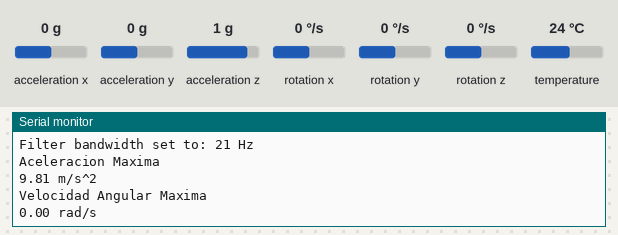
A sketch run on a simulated Arduino Leonardo, built with avr-gcc and run on an emulated ATmega32U4. Parts: the last lines printed to the serial monitor. Inputs (shaded band) come from the test bench; at power-on: acceleration x 0 g, rotation x 0 °/s, rotation y 0 °/s, acceleration y 0 g, acceleration z 1 g, rotation z 0 °/s, temperature 24 °C.

Above: at 1.3 s.
1.4 s: acceleration x set to 1.4 g
At 2.6 s:
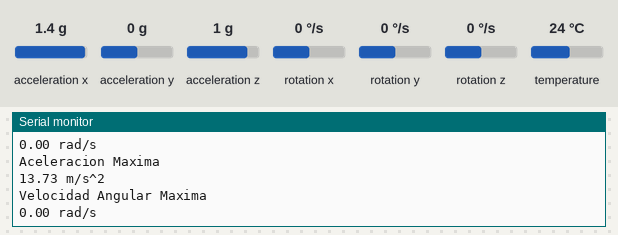
2.9 s: rotation x set to 100 °/s
At 3.7 s:
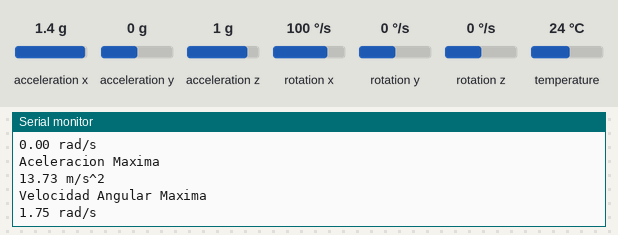
4.4 s: rotation y set to 192 °/s
At 4.9 s:
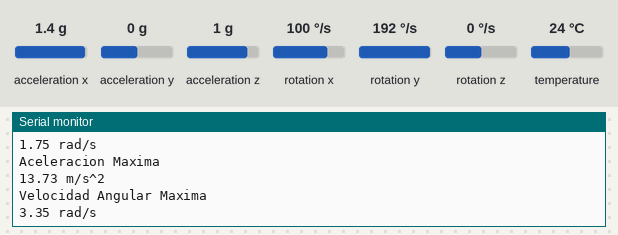
Timing chart, 0 to 7.4 s (numbered marks = the images above; inputs shaded):
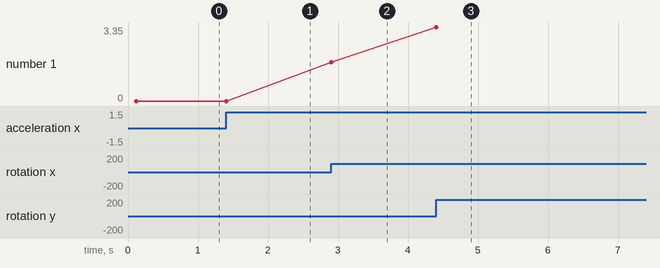

The sketch:

test_esfuerzo_aceleracion.ino
```cpp
#include <Adafruit_MPU6050.h>
#include <Adafruit_Sensor.h>
#include <Wire.h>
#include <SoftwareSerial.h>

#define ANTENA_RX           5
#define ANTENA_TX           6

/* creación de un puerto serie para Emisor de radiofrecuencia */
SoftwareSerial radioLink( ANTENA_TX , ANTENA_RX);

Adafruit_MPU6050 mpu;

float aceleracion_max = 0.0;
float velocidad_angular_max = 0.0;
bool cambio_datos = false;
bool en_depuracion = 0;

void setup(void) {
   /* inicializamos el puerto serie para el emisor RF */
  radioLink.begin(9600);

  Serial.begin(9600);
  while (!Serial)
    delay(10); // will pause Zero, Leonardo, etc until serial console opens

  Serial.println("Adafruit MPU6050 test!");

  // Try to initialize!
  if (!mpu.begin()) {
    Serial.println("Failed to find MPU6050 chip");
    while (1) {
      delay(10);
    }
  }
  Serial.println("MPU6050 Found!");

  mpu.setAccelerometerRange(MPU6050_RANGE_8_G);
  Serial.print("Accelerometer range set to: ");
  switch (mpu.getAccelerometerRange()) {
  case MPU6050_RANGE_2_G:
    Serial.println("+-2G");
    break;
  case MPU6050_RANGE_4_G:
    Serial.println("+-4G");
    break;
  case MPU6050_RANGE_8_G:
    Serial.println("+-8G");
    break;
  case MPU6050_RANGE_16_G:
    Serial.println("+-16G");
    break;
  }
  mpu.setGyroRange(MPU6050_RANGE_500_DEG);
  Serial.print("Gyro range set to: ");
  switch (mpu.getGyroRange()) {
  case MPU6050_RANGE_250_DEG:
    Serial.println("+- 250 deg/s");
    break;
  case MPU6050_RANGE_500_DEG:
    Serial.println("+- 500 deg/s");
    break;
  case MPU6050_RANGE_1000_DEG:
    Serial.println("+- 1000 deg/s");
    break;
  case MPU6050_RANGE_2000_DEG:
    Serial.println("+- 2000 deg/s");
    break;
  }

  mpu.setFilterBandwidth(MPU6050_BAND_21_HZ);
  Serial.print("Filter bandwidth set to: ");
  switch (mpu.getFilterBandwidth()) {
  case MPU6050_BAND_260_HZ:
    Serial.println("260 Hz");
    break;
  case MPU6050_BAND_184_HZ:
    Serial.println("184 Hz");
    break;
  case MPU6050_BAND_94_HZ:
    Serial.println("94 Hz");
    break;
  case MPU6050_BAND_44_HZ:
    Serial.println("44 Hz");
    break;
  case MPU6050_BAND_21_HZ:
    Serial.println("21 Hz");
    break;
  case MPU6050_BAND_10_HZ:
    Serial.println("10 Hz");
    break;
  case MPU6050_BAND_5_HZ:
    Serial.println("5 Hz");
    break;
  }

  Serial.println("");
  delay(100);
}

void loop() {

  /* Get new sensor events with the readings */
  sensors_event_t a, g, temp;
  mpu.getEvent(&a, &g, &temp);

  if (en_depuracion){
    /* Print out the values */
    Serial.print("Acceleration X: ");
    Serial.print(a.acceleration.x);
    Serial.print(", Y: ");
    Serial.print(a.acceleration.y);
    Serial.print(", Z: ");
    Serial.print(a.acceleration.z);
    Serial.println(" m/s^2");

    Serial.print("Rotation X: ");
    Serial.print(g.gyro.x);
    Serial.print(", Y: ");
    Serial.print(g.gyro.y);
    Serial.print(", Z: ");
    Serial.print(g.gyro.z);
    Serial.println(" rad/s");

    Serial.print("Temperature: ");
    Serial.print(temp.temperature);
    Serial.println(" degC");

    Serial.println("");
    delay(500);
  }


  if (a.acceleration.x > aceleracion_max){
    aceleracion_max = a.acceleration.x;
    cambio_datos = true;
  }
  if (a.acceleration.y > aceleracion_max){
    aceleracion_max = a.acceleration.y;
    cambio_datos = true;
  }
  if (a.acceleration.z > aceleracion_max){
    aceleracion_max = a.acceleration.z;
    cambio_datos = true;
  }
  if (g.gyro.x > velocidad_angular_max ){
    velocidad_angular_max = g.gyro.x;
    cambio_datos = true;
  }
  if (g.gyro.y > velocidad_angular_max ){
    velocidad_angular_max = g.gyro.y;
    cambio_datos = true;
  }
  if (g.gyro.z > velocidad_angular_max ){
    velocidad_angular_max = g.gyro.z;
    cambio_datos = true;
  }

  if(cambio_datos){
    Serial.println("Aceleracion Maxima ");
    Serial.print(aceleracion_max);
    Serial.println(" m/s^2");

    Serial.println("Velocidad Angular Maxima ");
    Serial.print(velocidad_angular_max);
    Serial.println(" rad/s");
    Serial.println("");
    Serial.println("");

    radioLink.println("Aceleracion Maxima ");
    radioLink.print(aceleracion_max);
    radioLink.println(" m/s^2");

    radioLink.println("Velocidad Angular Maxima ");
    radioLink.print(velocidad_angular_max);
    radioLink.println(" rad/s");
    radioLink.println("");
    radioLink.println("");
    cambio_datos = false;
  }

}
```

Measured:
- after the input at 1.4 s, the serial monitor: prints a new line at once (image 1)
- after the input at 2.9 s, the serial monitor: prints a new line at once (image 2)
- after the input at 4.4 s, the serial monitor: prints a new line at once (image 3)
- plotted number 1: 0 → 1.75 after the input at 2.9 s, 1.75 → 3.35 after the input at 4.4 s
